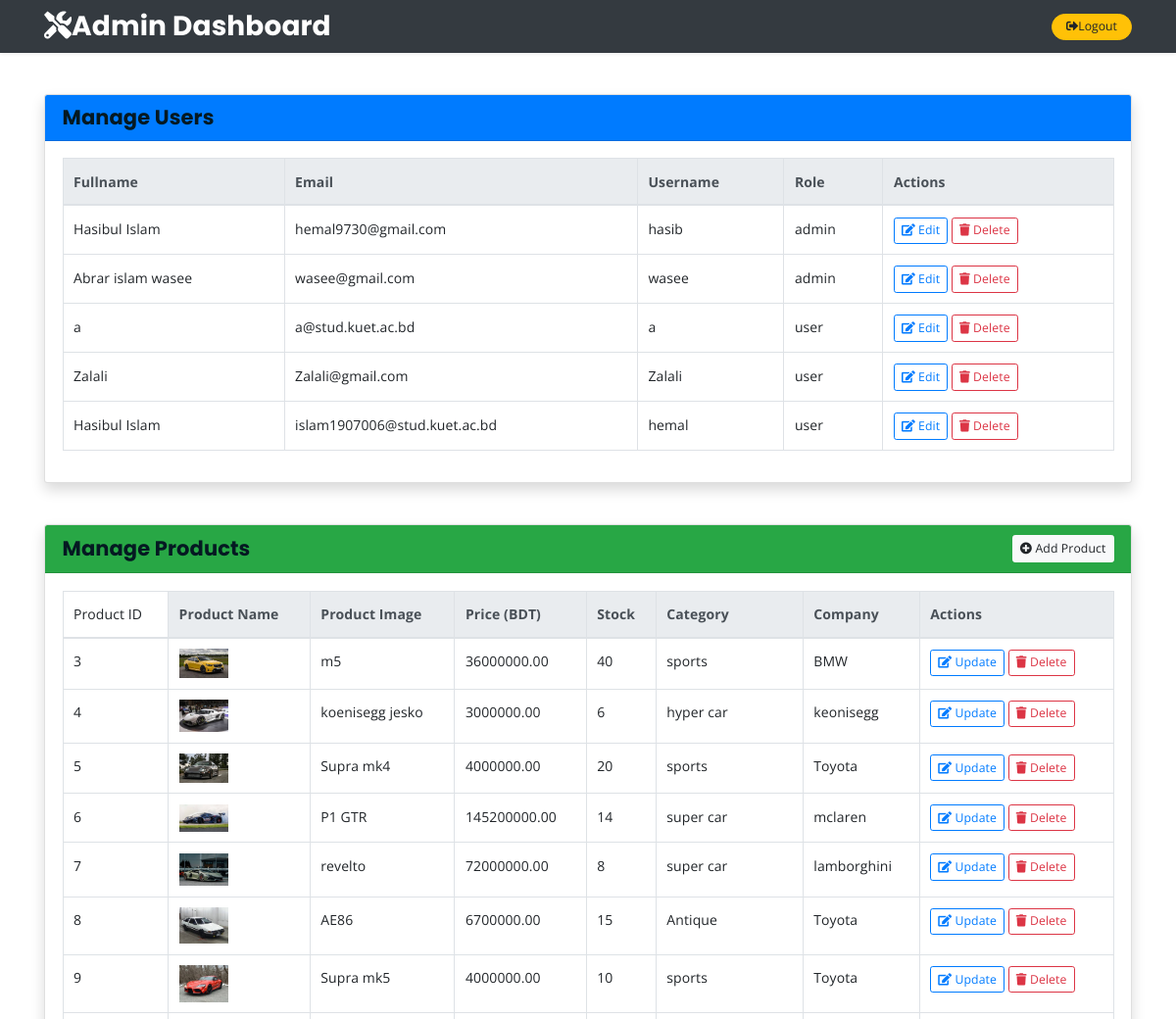
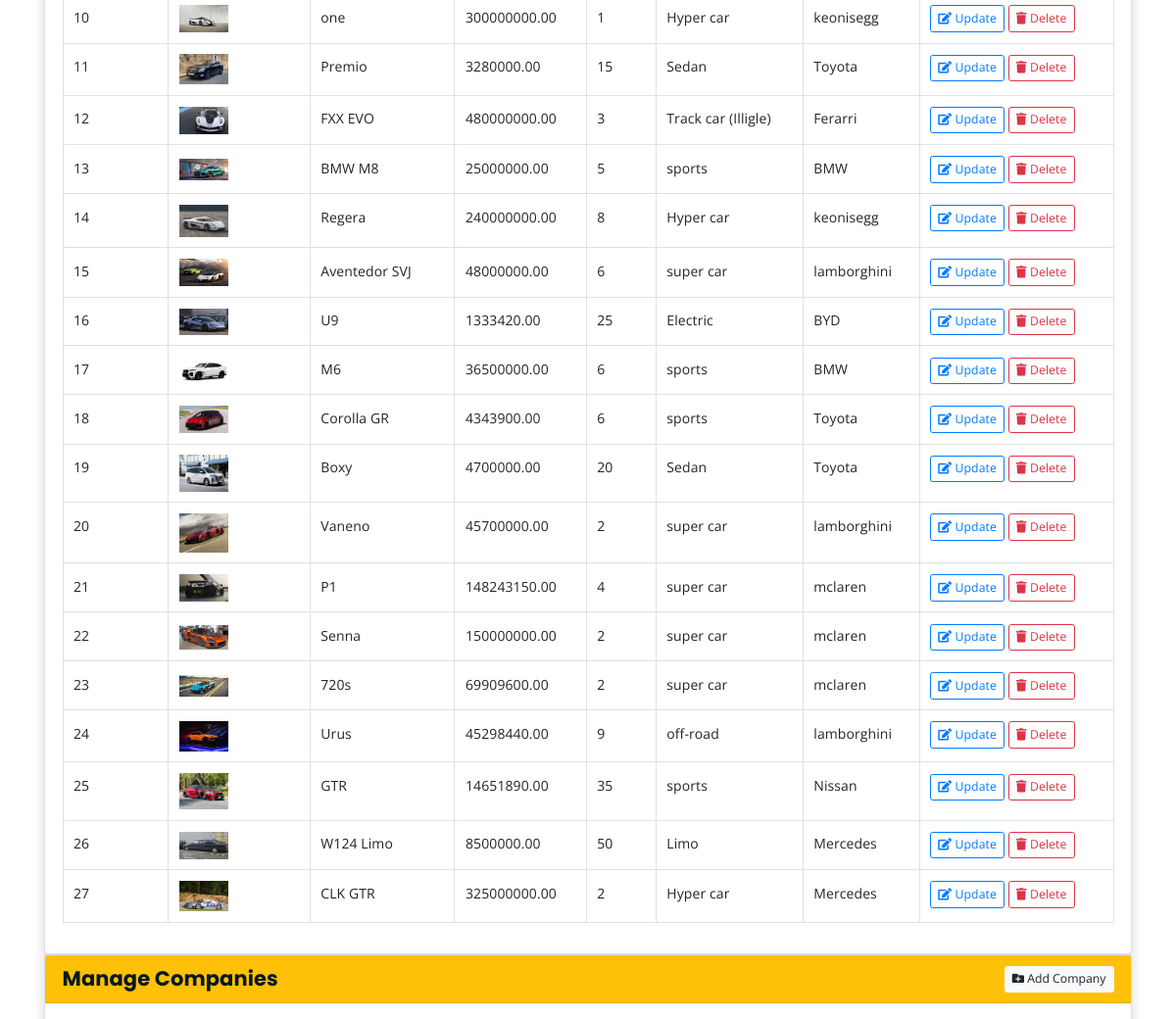
The page /admin_dashboard (signed in, upper part) on the database as committed earlier (2 pictures, top to bottom).
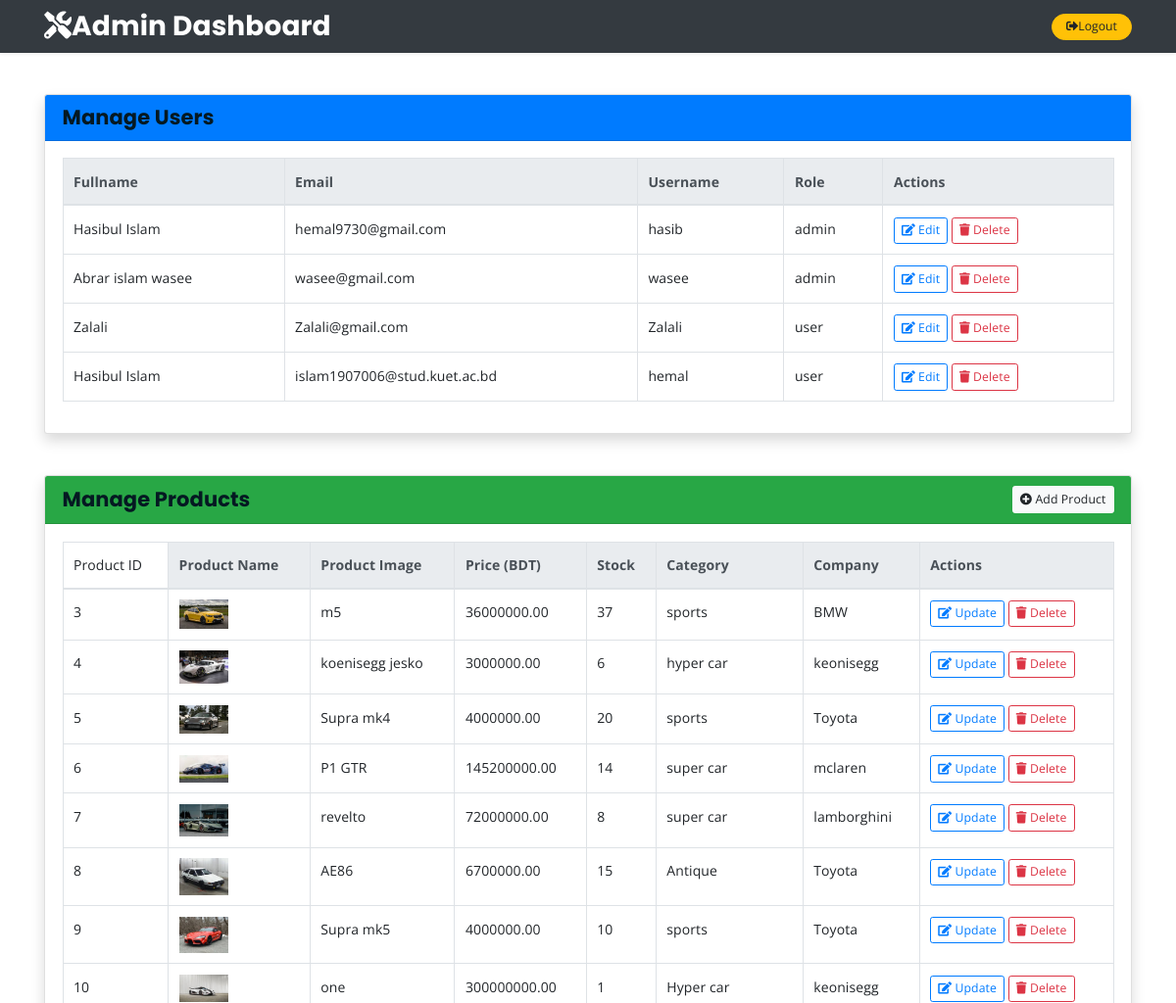
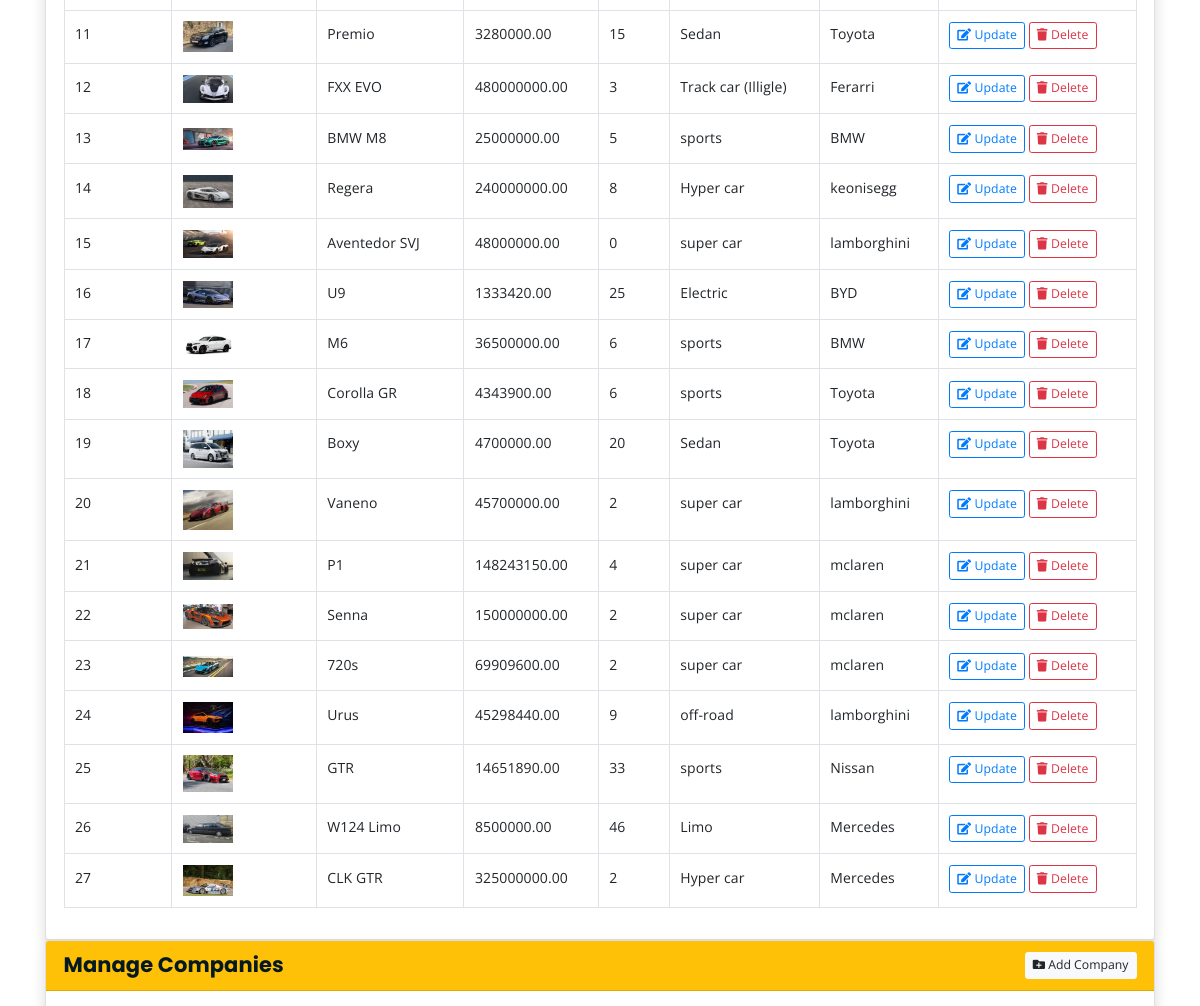
The same page on the database as committed later (2 pictures, top to bottom).
### myapp/models.py (models this page shows)
class User(AbstractUser):
    ROLE_CHOICES = [
        ('user', 'User'),
        ('admin', 'Admin'),
    ]
    profile_image = models.ImageField(upload_to='profile_images/', null=True, blank=True)
    phone = models.CharField(max_length=20, null=True, blank=True)
    address = models.CharField(max_length=200, null=True, blank=True)
    role = models.CharField(max_length=5, choices=ROLE_CHOICES, default='user')
    fullname = models.CharField(max_length=150, default='')

class Product(models.Model):
    id = models.AutoField(primary_key=True)
    name = models.CharField(max_length=100)
    image = models.ImageField(upload_to='product_images/', null=True, blank=True)
    description = models.TextField(max_length=500, null=True)
    price = models.DecimalField(max_digits=20, decimal_places=2)
    stock = models.PositiveIntegerField()
    company = models.CharField(max_length=100)
    category = models.ForeignKey(Category, on_delete=models.CASCADE)

class Category(models.Model):
    id = models.AutoField(primary_key=True)
    name = models.CharField(max_length=50, unique=True)
    image = models.ImageField(upload_to='category_images/', null=True, blank=True)

### myapp/views.py (the view)
def admin_dashboard(request):
    if not request.user.is_authenticated or request.user == None:
        return redirect('/login')
    if request.user and request.user.role != 'admin':
        messages.error(request, "You are not authorized to access this page.")
        return redirect('/')
    if request.method == 'POST':
        logout(request)
        messages.success(request, "Logged out successfully.")
        return redirect('/')
    users = User.objects.all()           # Fetch all users
    products = Product.objects.all()     # Fetch all products
    categories = Category.objects.all()
    context = {
        'users': users,
        'products': products,
        'categories': categories
    }
    return render(request, 'admin_dashboard.html', context)

### template/admin_dashboard.html (shortened to what the changed rows need)
<!DOCTYPE html>
<html lang="en">
<head>
  <link rel="stylesheet" href="https://cdnjs.cloudflare.com/ajax/libs/animate.css/4.1.1/animate.min.css" />
  <link rel="stylesheet" href="static/assets/css/all.min.css" />
  <link rel="stylesheet" href="static/assets/bootstrap/css/bootstrap.min.css" />
  <link rel="stylesheet" href="static/assets/css/main.css" />
  <link rel="stylesheet" href="static/assets/css/responsive.css" />
</head>
<body>
  <div class="container my-5">
    <div class="card shadow mb-5">
      <div class="card-body table-responsive">
        <table class="table table-bordered table-hover">
          <thead class="thead-light">
            <tr>
              <th>Fullname</th>
              <th>Email</th>
              <th>Username</th>
              <th>Role</th>
              <th>Actions</th>
            </tr>
          </thead>
          <tbody>
            {% for user in users %}
            <tr>
              <td>{{ user.fullname }}</td>
              <td>{{ user.email }}</td>
              <td>{{ user.username }}</td>
              <td>{{ user.role }}</td>
              <td>
                <a href="{% url 'edit_user' user.username %}" class="btn btn-sm btn-outline-primary">
                  <i class="fas fa-edit"></i> Edit
                </a>
                <a href="{% url 'delete_user' user.username %}" class="btn btn-sm btn-outline-danger" onclick="openDeleteModal(this); return false;">
                  <i class="fas fa-trash"></i> Delete
                </a>
              </td>
            </tr>
            {% empty %}
            <tr>
              <td colspan="4" class="text-center">No users found.</td>
            </tr>
            {% endfor %}
          </tbody>
        </table>
      </div>
    </div>
    <div class="card shadow">
      <div class="card-body table-responsive">
        <table class="table table-bordered table-hover">
          <thead class="thead-light">
            <tr>
              <td>Product ID</td>
              <th>Product Name</th>
              <th>Product Image</th>
              <th>Price (BDT)</th>
              <th>Stock</th>
              <th>Category</th>
              <th>Company</th>
              <th>Actions</th>
            </tr>
          </thead>
          <tbody>
            {% for product in products %}
            <tr>
              <td>{{ product.id }}</td>
              <td>
                {% if product.image %}
                  <img src="{{ product.image.url }}" alt="Current Image" style="max-height: 50px; max-width: 50px;">
                {% else %}
                  <p>No image available</p>
                {% endif %}
              </td>
              <td>{{ product.name }}</td>
              <td>{{ product.price }}</td>
              <td>{{ product.stock }}</td>
              <td>{{ product.company }}</td>
              <td>{{product.category.name}}</td>
              <td>
                <a href="/update_product/{{ product.id }}" class="btn btn-sm btn-outline-primary">
                  <i class="fas fa-edit"></i> Update
                </a>
                <a href="{% url 'delete_product' product.id %}" class="btn btn-sm btn-outline-danger" onclick = "showDeleteConfirmationModal(this); return false;">
                  <i class="fas fa-trash"></i> Delete
                </a>
              </td>
            </tr>
            {% empty %}
            <tr>
              <td colspan="4" class="text-center">No products available.</td>
            </tr>
            {% endfor %}
          </tbody>
        </table>
      </div>
    </div>
  </div>
</body>
</html>

Rows that differ between the two databases and show on the page:
removed User: fullname "a", email "a@stud.kuet.ac.bd", username "a", role "user"
changed Product id 3: stock "40" → "37"
changed Product "Aventedor SVJ": stock "6" → "0"
changed Product "GTR": stock "35" → "33"
changed Product "W124 Limo": stock "50" → "46"
